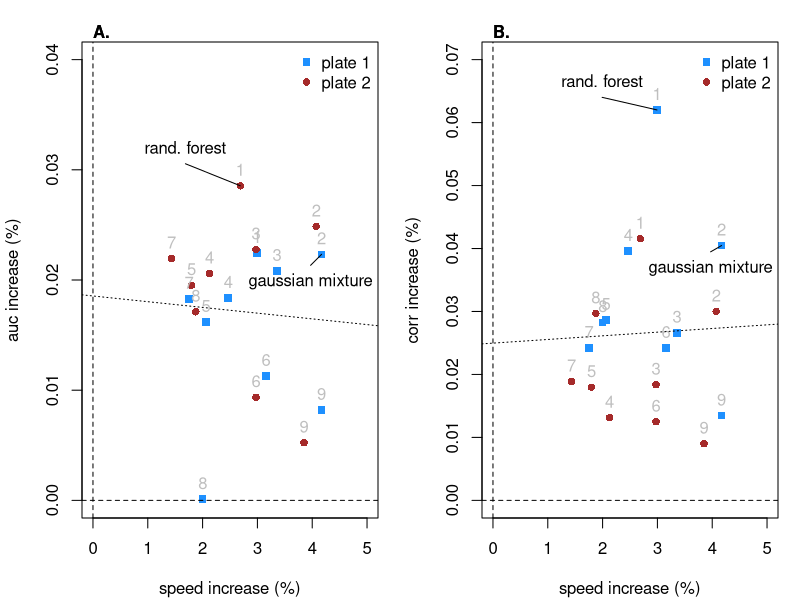
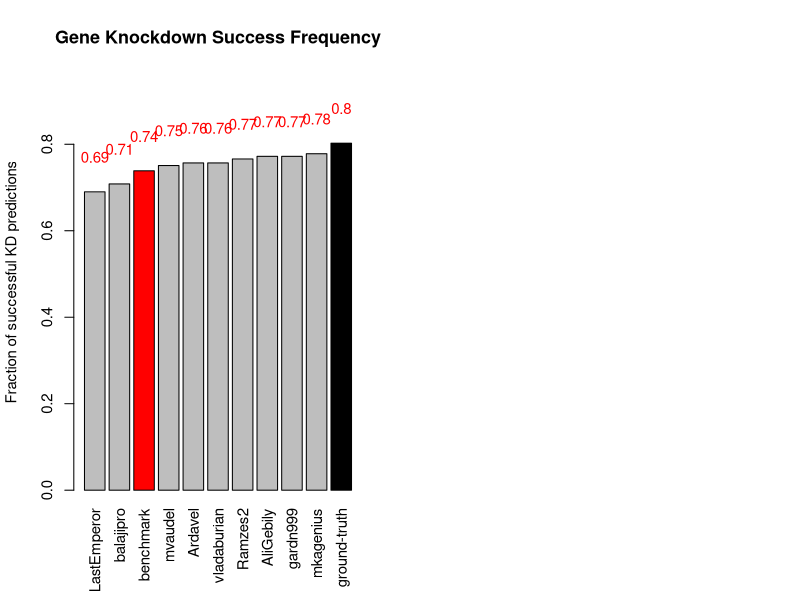
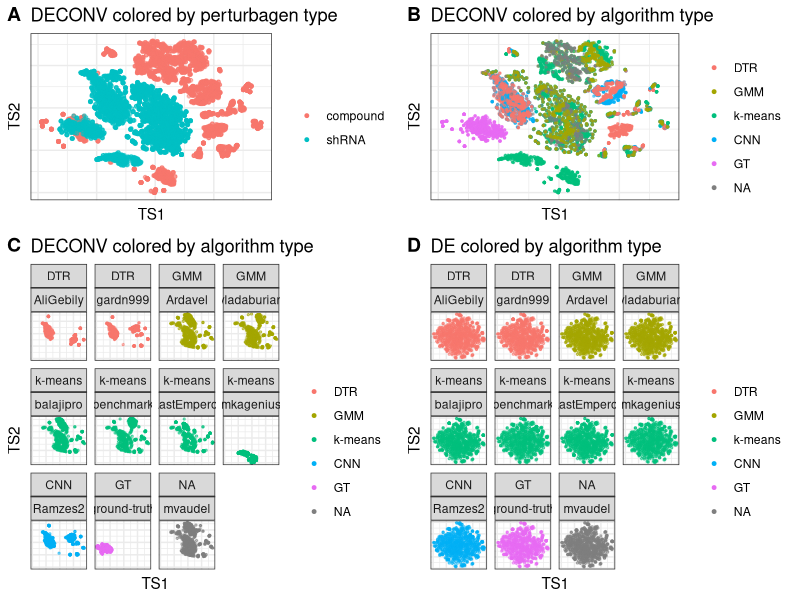

These figures' R source, in order:
## ---- chunk 1
my.pal <- palette(c("dodgerblue","brown","orange"))
library(data.table)
library(ggplot2)
library(ggrepel)
library(dplyr, warn=F)
## ---- chunk 2
# data
speed_acc <- fread("data/holdout_score_time.txt", na.strings="n/a")
soln_desc <- fread("data/solution_descriptions.txt", na.strings="n/a")
speed_acc <- merge(speed_acc, soln_desc, by="handle")
## ---- chunk 3
# compute composite accuracy
# in contest, aggregate score was computed as:
# SCORE = MAX_SCORE * (MAX(CORp, 0))2 * AUCp2 * exp(- Tsolution / (3 * Tbenchmark) )
speed_acc[, acc := cor^2 * auc^2]
## ---- chunk 4
impute <- function(x, value) ifelse(is.na(x), value, x)
n <- nrow(speed_acc)
attach(speed_acc)
## ---- chunk 5
cap <- "\\label{fig:acc-vs-speed}**Accuracy vs speed.** This figure shows the relationship between improvements in AUC (A.), correlation (B.) and fraction of correctly predicted knocked-down genes(C.) and improvements in speed for the top-nine solutions. These measures are computed for each of the plates on the holdout dataset. Labels at the dots indicate the rank of the submission in the final leaderboard (1 = first best, 2 = second best, etc.). Dashed lines indicate levels with no improvement over the benchmark. Dotted lines indicate (ols) association between accuracy and speed improvements. The name of the most accurate and fastest approach are highlighted in each panel."

# compute measures
bench <- handle=="benchmark"
sec.bench <- sec[bench]
auc.bench <- auc[bench]
cor.bench <- cor[bench]
kd.bench <- kd_success_freq[bench]
auc.pc <- auc/auc.bench[factor(plate)]
cor.pc <- cor/cor.bench[factor(plate)]
sec.pc <- sec/sec.bench[factor(plate)]
kd.pc <- kd_success_freq/kd.bench[factor(plate)]
method2 <- method
method2[grep("Gaussian", method)] <- "gaussian mixture"
method2[grep("forest", method)] <- "rand. forest"

# Plot
panel <- function(x,y, xlim=c(0,5), ylim=c(0,0.08), xlab="speed increase (%)", legend=T, ...){
  plot(y ~ x, xlim=xlim, ylim=ylim, xlab=xlab
    , pch=c(15:16)[factor(plate)]
    , col=c(1,2)[factor(plate)]
    , subset=!bench
    ,...)
  # lable best method
  j <- which.max(y)
  y.offset <- +0.002; x.offset <- -1
  segments(y0=y[j], x0=x[j], y1=y[j] + y.offset, x1=x[j]+x.offset)
  text(y=y[j]+y.offset, x=x[j]+x.offset, labels=method2[j], pos=3)
  # label fastest method
  j <- which.max(x)
  y.offset <- -0.001; x.offset <- -0.2
  segments(y0=y[j], x0=x[j], y1=y[j] + y.offset, x1=x[j]+x.offset)
  text(y=y[j]+y.offset, x=x[j]+x.offset, labels=method2[j], pos=1)
  # legend
  if(legend)
    legend("topright", pch=15:16, col=1:2, legend=c("plate 1", "plate 2"), bty="n")
  # rank labels
  text(y=y[!bench],x=x[!bench],labels=rank[!bench],pos=3,xpd=T, col=gray(.75))
  abline(h=0,lty=2)
  abline(v=0,lty=2)
  abline(lm(y[!bench] ~ x[!bench]), lty=3)
}
par(mfrow=c(1,2), mar=c(4,4,2,1)+0.1)
panel(abs(log(sec.pc)),log(auc.pc), ylim=c(0,0.04), ylab="auc increase (%)")
mtext(at=c(0,0), "A.", adj=0, font=2)
panel(abs(log(sec.pc)),log(cor.pc), ylim=c(0,0.07), ylab="corr increase (%)")
mtext(at=c(0,0), "B.", adj=0, font=2)
#panel(abs(log(sec.pc)), log(kd.pc),ylim=c(-0.1,0.1), ylab="kd success (%)")
#mtext(at=c(0,0), "C.", adj=0, font=2)

# Ensambles 20 x 20
# auc.ens <- sapply(auc, function(x) auc + (x - auc*x)*runif(1))
# sec.ens <- sapply(sec, function(x) sec + x)
# plot(auc.ens ~ log(sec.ens), pch=16)
## ---- chunk 6
cap <- "\\label{kd_barplot}**KD success frequency.** Bars represent the fraction of landmark-targeting shRNAs experiments in which the DE values indicated successful knockdown (KD). Success criteria are a z-score of less than -2 and a gene-wise rank of less than 10. Results are shown for the one plate of shRNA holdout data, containing 376 landmark-targeting shRNA experiments." 

speed_acc <- fread("data/holdout_score_time.txt", na.strings = "n/a")
soln_desc <- fread("data/solution_descriptions.txt", na.strings="n/a")
soln_desc <- rbind(soln_desc, data.table(rank="ground-truth",
                                         handle="ground-truth",
                                         method="ground-truth",
                                         method_short="GT"),
                   use.names=T, fill=T)
speed_acc <- merge(speed_acc, soln_desc, by="handle")
levs <- c("DTR", "GMM", "k-means", "CNN", "other", "GT")
speed_acc$method_short <- factor(speed_acc$method_short,
                                 levels=levs)
# make plot
par(mar=c(6, 4, 4, 2) + 0.1, cex=0.9)
with(speed_acc[!is.na(kd_success_freq)][
  order(kd_success_freq, decreasing = F)
], {
  maxval <- max(kd_success_freq)
  offset_factor <- 0.1
  offset <- offset_factor * maxval
  cols <- rep("gray", length(kd_success_freq))
  cols[handle=="benchmark"] <- "red"
  cols[handle=="ground-truth"] <- "black"
  bp <- barplot(kd_success_freq, names.arg=handle, las=3, col=cols,
           ylab="Fraction of successful KD predictions",
           main="Gene Knockdown Success Frequency",
           ylim=c(0, maxval + (2 * offset)))
  text(bp, kd_success_freq + offset, labels=round(kd_success_freq, 2), col="red")
})
## ---- chunk 7
# read tsne files and other data
tsne_de <- fread("data/holdout_tsne_DE.txt")
tsne_deconv <- fread("data/holdout_tsne_DECONV.txt")
soln_desc <- fread("data/solution_descriptions.txt", na.strings="n/a")

# add a row for ground truth
soln_desc <- rbind(soln_desc, data.table(rank="ground-truth",
                                         handle="ground-truth",
                                         method="ground-truth",
                                         method_short="GT"),
                   use.names=T, fill=T)

# extract handle and plate info
tsne_de[, handle := unlist(strsplit(rid, ":"))[1], .(rid)]
tsne_de[, plate := unlist(strsplit(unlist(strsplit(rid, ":"))[2], "_"))[1], .(rid)]
tsne_de[, pert_type := switch(plate,
                              "DPK.CP003" = "compound",
                              "LITMUS.KD019" = "shRNA"),
        .(rid)]

tsne_deconv[, handle := unlist(strsplit(rid, ":"))[1], .(rid)]
tsne_deconv[, plate := unlist(strsplit(unlist(strsplit(rid, ":"))[2], "_"))[1], .(rid)]
tsne_deconv[, pert_type := switch(plate,
                              "DPK.CP003" = "compound",
                              "LITMUS.KD019" = "shRNA"),
        .(rid)]

# merge with solution desc
tsne_de <- merge(tsne_de, soln_desc, by="handle", all.x=T)
tsne_deconv <- merge(tsne_deconv, soln_desc, by="handle", all.x=T)

# set factor levels
levs <- c("DTR", "GMM", "k-means", "CNN", "other", "GT")
tsne_de$method_short <- factor(tsne_de$method_short,
                               levels=levs)
tsne_deconv$method_short <- factor(tsne_deconv$method_short,
                               levels=levs)
## ---- chunk 8
p_deconv_color_type <- ggplot(tsne_deconv, aes(x=TS1, y=TS2, color=pert_type)) +
  geom_point(alpha=0.5, size=1) +
  guides(color=guide_legend(override.aes = list(alpha=1, size=1))) +
  scale_color_discrete(name="") +
  theme_bw() +
  theme(axis.ticks.x = element_blank(),
        axis.ticks.y = element_blank(),
        axis.text.x=element_blank(),
        axis.text.y=element_blank()) +
  ggtitle("DECONV colored by perturbagen type")
## ---- chunk 9
p_deconv_color_method <- ggplot(tsne_deconv, aes(x=TS1, y=TS2, color=method_short)) +
  geom_point(alpha=0.5, size=0.5) +
  guides(color=guide_legend(override.aes = list(alpha=1, size=1))) +
  scale_color_discrete(name="") +
  theme_bw() + 
  theme(axis.ticks.x = element_blank(),
        axis.ticks.y = element_blank(),
        axis.text.x=element_blank(),
        axis.text.y=element_blank()) +
  ggtitle("DECONV colored by algorithm type")
## ---- chunk 10
p_deconv_facet_handle <- p_deconv_color_method + facet_wrap(~method_short+handle)
## ---- chunk 11
p_de <- ggplot(tsne_de, aes(x=TS1, y=TS2, color=method_short)) +
  geom_point(alpha=0.5, size=0.5) +
  guides(color=guide_legend(override.aes = list(alpha=1, size=1))) +
  scale_color_discrete(name="") +
  theme_bw() +
  theme(axis.ticks.x = element_blank(),
        axis.ticks.y = element_blank(),
        axis.text.x=element_blank(),
        axis.text.y=element_blank()) +
  facet_wrap(~method_short+handle) +
  ggtitle("DE colored by algorithm type")
## ---- chunk 12
# TODO: better caption
cap <- "\\label{tsne_figure}**t-SNE projection of deconvoluted data.** Each point represents the 2D projection of a sample generated by UNI ground truth (GT) or by applying a deconvolution algorithm to DUO data. t-SNE was run on the 2 plates of holdout data, one each containing compound and shRNA treatmens. DECONV data colored by perturbagen type (A) and algorithm type (B). DECONV (C) and DE (D) data colored by algorithm type and stratified by each individual implementation."
cowplot::plot_grid(p_deconv_color_type,
                   p_deconv_color_method,
                   p_deconv_facet_handle,
                   p_de,
                   align="hv", ncol=2, nrow=2, rel_heights = c(1, 1.6),
                   labels=LETTERS[1:4])
